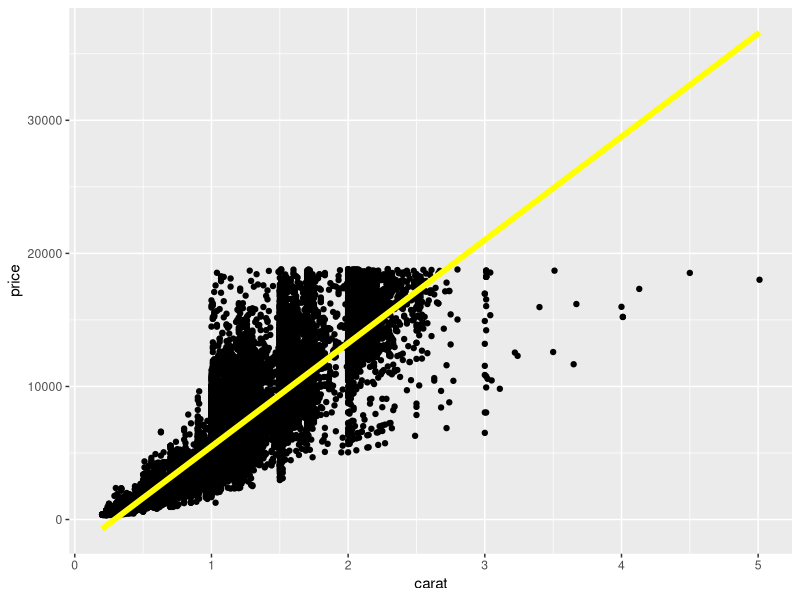
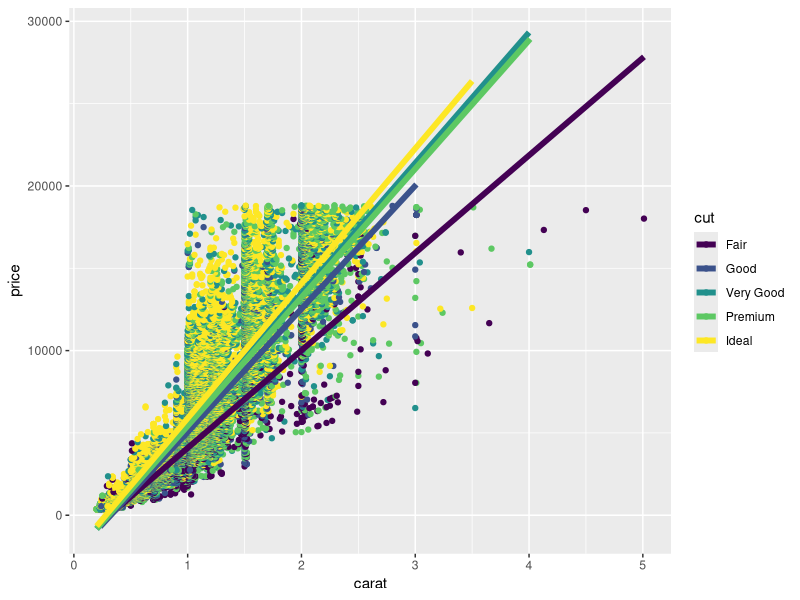
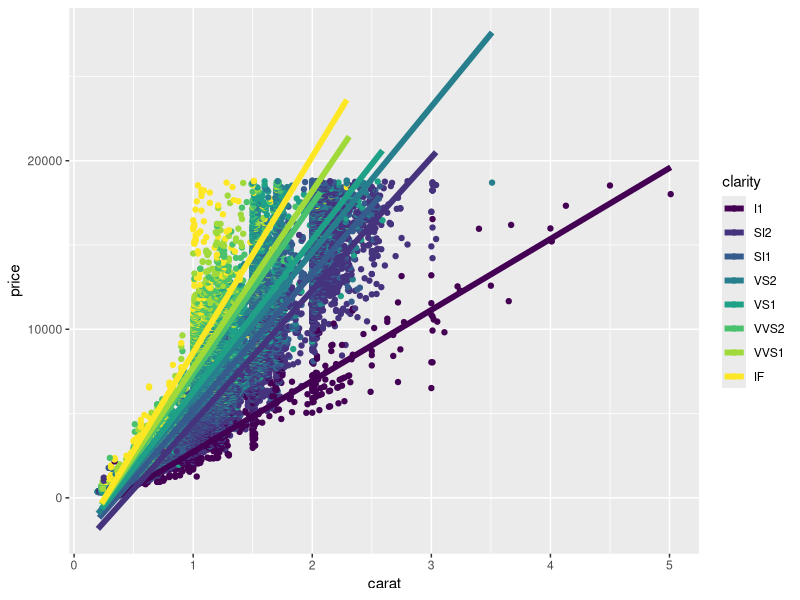
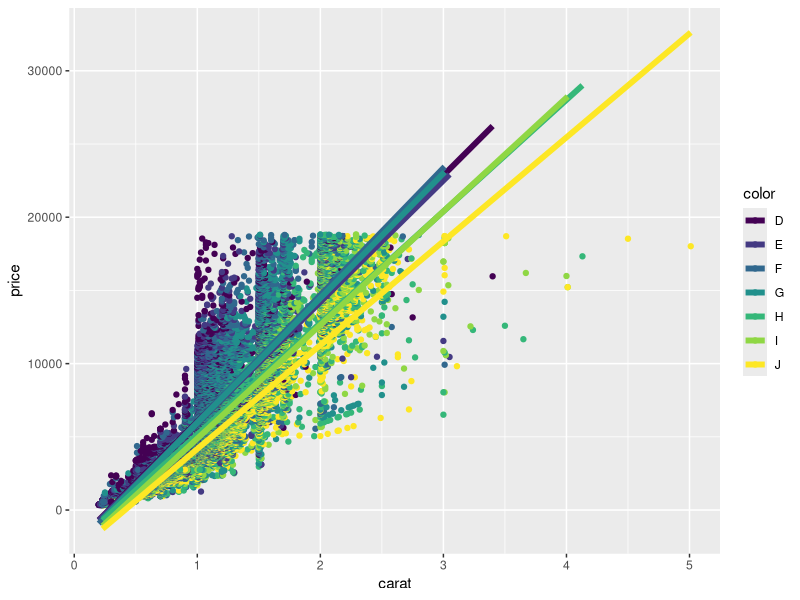
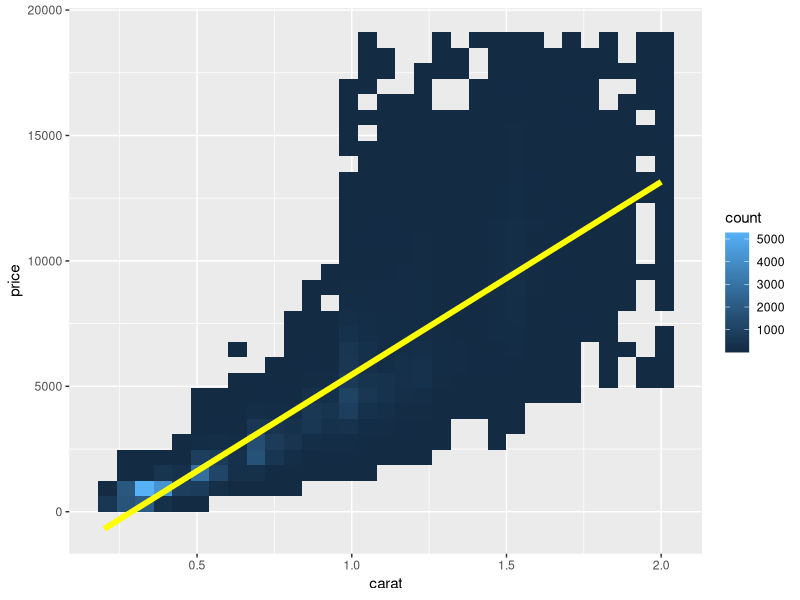

Write R code to recreate these figures, in order. (Note: this script raises an error after producing the figures.)
## ---- chunk 1
library(tidyverse)
## ---- chunk 2
summary(diamonds)
ggplot(diamonds, aes(carat, price)) + 
  geom_point() + 
  geom_smooth(method = "lm", se = FALSE, size = 2, colour = "yellow")


ggplot(diamonds, aes(carat, price, color = cut)) + 
  geom_point() + 
  geom_smooth(method = "lm", se = FALSE, size = 2)


ggplot(diamonds, aes(carat, price, color = clarity)) + 
  geom_point() + 
  geom_smooth(method = "lm", se = FALSE, size = 2)


ggplot(diamonds, aes(carat, price, color = color)) + 
  geom_point() + 
  geom_smooth(method = "lm", se = FALSE, size = 2)
## ---- chunk 3
ggplot(diamonds %>% filter(carat <= 2), aes(carat, price)) + 
  geom_bin2d() + 
  geom_smooth(method = "lm", se = FALSE, size = 2, colour = "yellow")
## ---- chunk 4
model <- lm(price ~ carat, data = diamonds)
summary(model)
coef(summary(model))
head(diamonds$price)
head(resid(mod))
summary(resid(mod))
ggplot(diamonds %>% mutate(rel_price = resid(mod)), aes(carat, rel_price)) + geom_point()
ggplot(diamonds %>% mutate(rel_price = resid(mod)), aes(carat, rel_price)) + geom_bin2d()
## ---- chunk 5
diamonds2 <- diamonds %>% 
  filter(carat <= 2) %>%
  mutate(
    lcarat = log2(carat),
    lprice = log2(price)
  )
diamonds2

ggplot(diamonds2, aes(lcarat, lprice)) + 
  geom_bin2d() + 
  geom_smooth(method = "lm", se = FALSE, size = 2, colour = "yellow")
## ---- chunk 6
mod <- lm(lprice ~ lcarat, data = diamonds2)
summary(mod)
coef(summary(mod))
## ---- chunk 7
diamonds2 <- diamonds2 %>% mutate(rel_price = resid(mod))
ggplot(diamonds2, aes(carat, rel_price)) + 
  geom_bin2d()
## ---- chunk 8
xgrid <- seq(-2, 1, by = 1/3)
data.frame(logx = xgrid, x = round(2 ^ xgrid, 2))
## ---- chunk 9
color_cut <- diamonds2 %>% 
  group_by(color, cut) %>%
  summarise(
    price = mean(price), 
    rel_price = mean(rel_price)
  )
color_cut
## ---- chunk 10
ggplot(color_cut, aes(color, price)) + 
  geom_line(aes(group = cut), colour = "grey80") +
  geom_point(aes(colour = cut))
## ---- chunk 11
ggplot(color_cut, aes(color, rel_price)) + 
  geom_line(aes(group = cut), colour = "grey80") +
  geom_point(aes(colour = cut))
## ---- chunk 12
ggplot(diamonds, aes(carat, price)) + 
  geom_bin2d() + 
  geom_smooth(method = "lm", se = FALSE, size = 2, color = "Yellow")

ldiamonds <- diamonds %>% mutate(lcarat = log(carat), lprice = log(price))

ggplot(ldiamonds, aes(lcarat, lprice)) + 
  geom_bin2d() + 
  geom_smooth(method = "lm", se = FALSE, size = 2, color = "Yellow")

model <- lm(lprice ~ lcarat, data = ldiamonds)
coef(summary(model))

ldiamonds <- ldiamonds %>% mutate(rel_price = resid(model))
ggplot(ldiamonds, aes(lcarat, rel_price)) + geom_bin2d()

by_carat <- ldiamonds %>% group_by(lcarat, cut, color, clarity) %>%
  summarise(price = mean(price),
            rel_price = mean(rel_price))
## ---- chunk 13
by_carat <- ldiamonds %>% group_by(lcarat, cut, color, clarity) %>%
  summarise(price = mean(price),
            rel_price = mean(rel_price))

ggplot(by_carat, aes(lcarat, rel_price, color = cut)) + 
  geom_point()

ggplot(by_carat, aes(lcarat, rel_price, color = color)) + 
  geom_point()

ggplot(by_carat, aes(lcarat, rel_price, color = clarity)) + 
  geom_point()
## ---- chunk 14
by_carat <- ldiamonds %>% group_by(lcarat) %>%
  summarise(price = mean(price),
            rel_price = mean(rel_price))

ggplot(by_carat, aes(lcarat, rel_price)) + geom_point()


by_carat_cut <- ldiamonds %>% group_by(lcarat, cut) %>%
  summarise(price = mean(price),
            rel_price = mean(rel_price))

ggplot(by_carat_cut, aes(lcarat, rel_price)) + geom_point() + geom_smooth(method = "lm")


by_carat_color <- ldiamonds %>% group_by(lcarat, color) %>%
  summarise(price = mean(price), rel_price = mean(rel_price))

ggplot(by_carat_color, aes(lcarat, rel_price)) + geom_point()  + geom_smooth(method = "lm")


by_carat_clarity <- ldiamonds %>% group_by(lcarat, clarity) %>%
  summarise(price = mean(price), rel_price = mean(rel_price))

ggplot(by_carat_clarity, aes(lcarat, rel_price)) + geom_point()  + geom_smooth(method = "lm")


## ---- chunk 15
levels(diamonds$cut)
levels(diamonds$clarity)
levels(diamonds$color)

ggplot(diamonds, aes(log(carat), fill = clarity)) + geom_histogram()
ggplot(diamonds, aes(log(carat), fill = color)) + geom_histogram()
ggplot(diamonds, aes(log(carat), fill = cut)) + geom_histogram()

ggplot(diamonds, aes(carat, clarity, fill = clarity)) + geom_bin2d()
ggplot(diamonds, aes(carat, cut, fill = cut)) + geom_bin2d()
ggplot(diamonds, aes(carat, color, fill = color)) + geom_bin2d()


ggplot(diamonds) +  geom_smooth(method = 'lm', aes(carat, color)) 
ggplot(diamonds) +  geom_smooth(method = 'lm', aes(carat, clarity))
ggplot(diamonds) +  geom_smooth(method = 'lm', aes(carat, cut))


ggplot(diamonds, aes(log(carat), color=cut)) + geom_density()
ggplot(diamonds, aes(log(carat), color=clarity)) + geom_density()
ggplot(diamonds, aes(log(carat), color=color)) + geom_density()


## ---- chunk 16
ggplot(diamonds, aes(depth, price)) + 
  geom_bin2d() + 
  geom_smooth(method = "lm", se = FALSE, size = 2)

ggplot(diamonds, aes(log(depth), log(price))) + 
  geom_bin2d() + 
  geom_smooth(method = "lm", se = FALSE, size = 2)

model <- lm(log(price) ~ depth, data = diamonds)
coef(summary(model))

m_diamonds <- diamonds %>% mutate(rel_price = resid(model))
ggplot(m_diamonds, aes(depth, rel_price)) + geom_bin2d()


## ---- chunk 17
ggplot(diamonds, aes(carat, price)) + 
  geom_bin2d() + 
  geom_smooth(method = "lm", se = FALSE, size = 2, color = "Yellow")

ldiamonds <- diamonds %>% mutate(lcarat = log(carat), lprice = log(price))

model <- lm(lprice ~ lcarat, data = ldiamonds)
coef(summary(model))

ldiamonds <- ldiamonds %>% mutate(rel_price = resid(model))

by_carat_depth <- ldiamonds %>% group_by(lcarat, depth) %>%
  summarise(price = mean(price), rel_price = mean(rel_price))

ggplot(by_carat_depth, aes(lcarat, rel_price)) + geom_point() + geom_smooth(method = "lm")


by_carat_table <- ldiamonds %>% group_by(lcarat, table) %>%
  summarise(price = mean(price), rel_price = mean(rel_price))

ggplot(by_carat_table, aes(lcarat, rel_price)) + geom_point() + geom_smooth(method = "lm")
